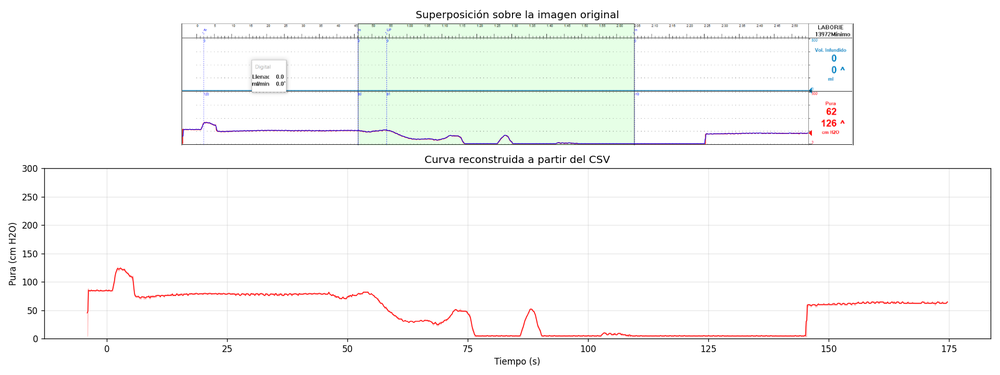
#> input picture verificacion.png, 1000 x 375 px, shrunk from 1920 x 720 before the run
$ python extraer_pura.py verificacion.png
#> lines starting #> are read from the running program, lines starting #| are printed output that depends on the picture; after the words box and inside, x2 and y2 are one past the last pixel; in counts of white or black regions, pixels touching at a corner belong together
#!/usr/bin/env python3
# -*- coding: utf-8 -*-
"""
Digitalización de la curva roja (canal «Pura», cm H2O) de un trazo urodinámico
Laborie exportado como imagen.

El procedimiento consta de tres etapas:

  1. Calibración vertical: se localizan las líneas horizontales oscuras que
     delimitan los paneles del trazo. El panel de presión queda acotado por
     y_top (valor P_TOP) e y_bot (valor P_BOT); la conversión es afín.
  2. Calibración horizontal: se localizan las marcas de la regla temporal
     superior y se ajusta por mínimos cuadrados x(n) = s*n + x0, donde n es el
     índice de marca (1 s por marca menor) y s la escala en px/s.
  3. Extracción: para cada columna de píxeles se calcula el centroide
     ponderado por «rojez» de los píxeles rojos dentro del panel, lo que
     otorga resolución subpíxel; además se registran los extremos superior e
     inferior de la columna (envolvente de los tramos verticales).

Uso:
    python3 extraer_pura.py imagen.png -o salida.csv --plot verificacion.png

Parámetros de calibración por omisión ajustados a la captura de 1366 px de
ancho: panel inferior 0–300 cm H2O, regla temporal con marcas menores de 1 s.
"""

from __future__ import annotations

import argparse
import csv
import sys

import numpy as np
from PIL import Image

# --------------------------------------------------------------------------
# Parámetros por omisión (modificables por línea de comandos)
# --------------------------------------------------------------------------
P_TOP_DEFAULT = 300.0      # cm H2O en el borde superior del panel de presión
P_BOT_DEFAULT = 0.0        # cm H2O en el borde inferior del panel de presión
TICK_SECONDS_DEFAULT = 1.0  # segundos entre marcas menores de la regla


# --------------------------------------------------------------------------
# Utilidades de detección
# --------------------------------------------------------------------------
def cargar(ruta: str) -> np.ndarray:
    """Devuelve la imagen como arreglo entero de forma (alto, ancho, 3)."""
    return np.array(Image.open(ruta).convert("RGB")).astype(int)


def mascara_oscura(img: np.ndarray, umbral: int = 140) -> np.ndarray:
    r, g, b = img[:, :, 0], img[:, :, 1], img[:, :, 2]
    return (r < umbral) & (g < umbral) & (b < umbral)


def lineas_horizontales(img: np.ndarray, frac: float = 0.85) -> list[int]:
    """Filas que constituyen bordes de panel (línea oscura casi completa)."""
    oscuro = mascara_oscura(img)
    ancho = img.shape[1]
    filas = [int(y) for y in range(img.shape[0])
             if oscuro[y].sum() > frac * ancho]
    # se agrupan filas contiguas (los bordes pueden tener 2 px de grosor)
    grupos, actual = [], [filas[0]] if filas else []
    for y in filas[1:]:
        if y - actual[-1] <= 1:
            actual.append(y)
        else:
            grupos.append(int(round(np.mean(actual))))
            actual = [y]
    if actual:
        grupos.append(int(round(np.mean(actual))))
    return grupos


def panel_presion(img: np.ndarray) -> tuple[int, int]:
    """(y_top, y_bot) del panel que contiene la mayor cantidad de píxeles rojos."""
    bordes = lineas_horizontales(img)
    if len(bordes) < 2:
        raise RuntimeError("No se detectaron los bordes horizontales del trazo.")
    rojo = mascara_roja(img)[0]
    mejor, conteo_max = None, -1
    for y0, y1 in zip(bordes[:-1], bordes[1:]):
        if y1 - y0 < 20:
            continue
        c = rojo[y0 + 1:y1].sum()
        if c > conteo_max:
            conteo_max, mejor = c, (y0, y1)
    if mejor is None:
        raise RuntimeError("No se identificó el panel de presión.")
    return mejor


def mascara_roja(img: np.ndarray) -> tuple[np.ndarray, np.ndarray]:
    """
    Devuelve (máscara booleana, peso de rojez).

    Se considera rojo todo píxel cuyo canal R domine claramente sobre G y B.
    El peso, proporcional a R - max(G, B), permite un centroide subpíxel que
    aprovecha el antialiasing del trazo.
    """
    r, g, b = img[:, :, 0], img[:, :, 1], img[:, :, 2]
    dominancia = r - np.maximum(g, b)
    mask = (r > 120) & (dominancia > 40)
    peso = np.where(mask, dominancia, 0).astype(float)
    return mask, peso


def calibrar_tiempo(img: np.ndarray, y_regla_max: int,
                    tick_seg: float) -> tuple[float, float]:
    """
    Ajusta la escala temporal a partir de las marcas de la regla superior.

    Devuelve (px_por_segundo, x_en_t0).
    """
    oscuro = mascara_oscura(img)
    banda = oscuro[:y_regla_max]
    # la fila de la regla con mayor número de marcas separadas
    mejor_fila, mejor_grupos = None, []
    for y in range(banda.shape[0]):
        g = _grupos(np.where(banda[y])[0])
        if len(g) > len(mejor_grupos):
            mejor_fila, mejor_grupos = y, g
    if len(mejor_grupos) < 10:
        raise RuntimeError("No se detectó la regla temporal.")
    # se descartan los bordes verticales del marco
    ancho = img.shape[1]
    marcas = np.array([x for x in mejor_grupos if 3 < x < ancho - 40])
    # escala aproximada: mediana de las separaciones más pequeñas
    sep = np.diff(marcas)
    paso = float(np.median(sep[sep <= np.percentile(sep, 60)]))
    # Índices enteros acumulados: cada separación es un múltiplo entero del
    # paso. La asignación incremental evita la deriva que produciría redondear
    # (x - x0)/paso con un paso ligeramente sesgado.
    s = paso
    x_prim = float(marcas[0])
    for _ in range(5):
        n = np.concatenate([[0.0], np.cumsum(np.maximum(np.round(sep / s), 1))])
        A = np.vstack([n, np.ones(len(n))]).T
        (s_new, x_prim), *_ = np.linalg.lstsq(A, marcas, rcond=None)
        if abs(s_new - s) < 1e-6:
            s = float(s_new)
            break
        s = float(s_new)
    px_por_seg = s / tick_seg
    return float(px_por_seg), float(x_prim)


def _grupos(xs: np.ndarray) -> list[float]:
    """Centros de grupos de píxeles contiguos."""
    if len(xs) == 0:
        return []
    out, ini, prev = [], xs[0], xs[0]
    for x in xs[1:]:
        if x - prev > 1:
            out.append((ini + prev) / 2.0)
            ini = x
        prev = x
    out.append((ini + prev) / 2.0)
    return out


# --------------------------------------------------------------------------
# Extracción
# --------------------------------------------------------------------------
def extraer(img: np.ndarray, y_top: int, y_bot: int,
            p_top: float, p_bot: float,
            px_por_seg: float, x_t0: float,
            x_min: int | None = None, x_max: int | None = None):
    """
    Recorre las columnas del panel y devuelve un arreglo estructurado con
    tiempo, presión (centroide) y envolvente mínima/máxima por columna.
    """
    mask, peso = mascara_roja(img)
    interior = slice(y_top + 1, y_bot)
    ys = np.arange(img.shape[0])[interior]

    x_ini = 0 if x_min is None else x_min
    x_fin = img.shape[1] if x_max is None else x_max

    def a_presion(y):
        return p_bot + (y_bot - y) * (p_top - p_bot) / (y_bot - y_top)

    filas = []
    for x in range(x_ini, x_fin):
        col_m = mask[interior, x]
        if not col_m.any():
            continue
        col_w = peso[interior, x]
        y_c = float((ys * col_w).sum() / col_w.sum())
        y_hi = float(ys[col_m].min())   # píxel superior  -> presión máxima
        y_lo = float(ys[col_m].max())   # píxel inferior  -> presión mínima
        filas.append((
            (x - x_t0) / px_por_seg,
            a_presion(y_c),
            a_presion(y_lo),
            a_presion(y_hi),
            x, y_c,
        ))
    return np.array(filas, dtype=float)


def remuestrear(datos: np.ndarray, dt: float) -> np.ndarray:
    """Interpolación lineal de la señal a paso temporal constante dt."""
    t = datos[:, 0]
    nuevo_t = np.arange(t[0], t[-1] + 1e-9, dt)
    cols = [nuevo_t]
    for k in (1, 2, 3):
        cols.append(np.interp(nuevo_t, t, datos[:, k]))
    return np.column_stack(cols)


def guardar_csv(ruta: str, datos: np.ndarray, encabezado: list[str]) -> None:
    with open(ruta, "w", newline="", encoding="utf-8") as f:
        w = csv.writer(f)
        w.writerow(encabezado)
        for fila in datos:
            w.writerow([f"{fila[0]:.4f}", f"{fila[1]:.2f}",
                        f"{fila[2]:.2f}", f"{fila[3]:.2f}"]
                       + ([f"{v:.2f}" for v in fila[4:]] if len(fila) > 4 else []))


# --------------------------------------------------------------------------
# Programa principal
# --------------------------------------------------------------------------
def main(argv=None) -> int:
    ap = argparse.ArgumentParser(description="Digitaliza la curva roja Pura de un trazo Laborie.")
    ap.add_argument("imagen")
    ap.add_argument("-o", "--salida", default="pura.csv")
    ap.add_argument("--p-top", type=float, default=P_TOP_DEFAULT,
                    help="cm H2O en el borde superior del panel (def. 300)")
    ap.add_argument("--p-bot", type=float, default=P_BOT_DEFAULT,
                    help="cm H2O en el borde inferior del panel (def. 0)")
    ap.add_argument("--y-top", type=int, default=None, help="fila del borde superior (opcional)")
    ap.add_argument("--y-bot", type=int, default=None, help="fila del borde inferior (opcional)")
    ap.add_argument("--tick-seg", type=float, default=TICK_SECONDS_DEFAULT,
                    help="segundos entre marcas menores de la regla (def. 1)")
    ap.add_argument("--px-por-seg", type=float, default=None,
                    help="escala temporal forzada, en px/s")
    ap.add_argument("--x-t0", type=float, default=None,
                    help="columna correspondiente a t = 0 s")
    ap.add_argument("--x-max", type=int, default=None,
                    help="última columna útil (excluye el marcador triangular derecho)")
    ap.add_argument("--recortar-negativos", action="store_true",
                    help="descarta las muestras anteriores a t = 0 s")
    ap.add_argument("--dt", type=float, default=None,
                    help="si se indica, remuestrea a paso constante dt (s)")
    ap.add_argument("--plot", default=None, help="ruta del PNG de verificación")
    args = ap.parse_args(argv)

    img = cargar(args.imagen)

    # --- calibración vertical -------------------------------------------
    if args.y_top is None or args.y_bot is None:
        y_top, y_bot = panel_presion(img)
#> in mascara_oscura, `r, g, b = img[:, :, 0], img[:, :, 1], img[:, :, 2]`: r: shape (375, 1000) int64; 253 distinct labels, from 0 to 255
#> in mascara_oscura, `r, g, b = img[:, :, 0], img[:, :, 1], img[:, :, 2]`: g: shape (375, 1000) int64; 254 distinct labels, from 0 to 255
#> in mascara_oscura, `r, g, b = img[:, :, 0], img[:, :, 1], img[:, :, 2]`:
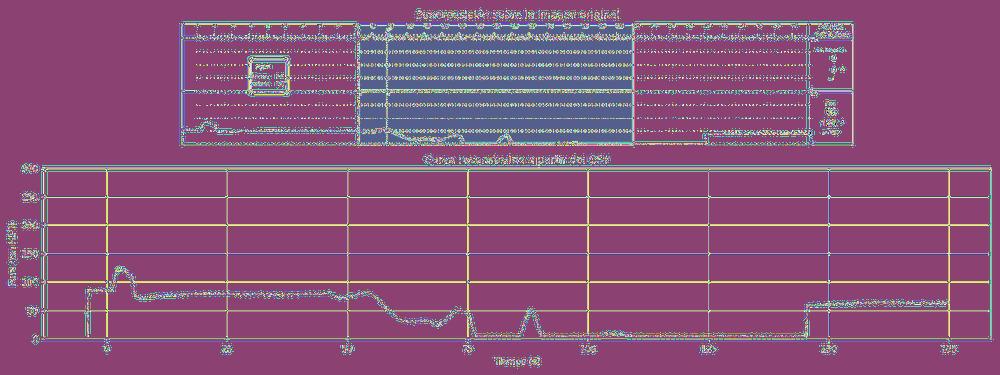
#> b: shape (375, 1000) int64; 256 distinct labels, from 0 to 255; one colour per label, 0 black
#> in mascara_oscura, `return (r < umbral) & (g < umbral) & (b < umbral)`:
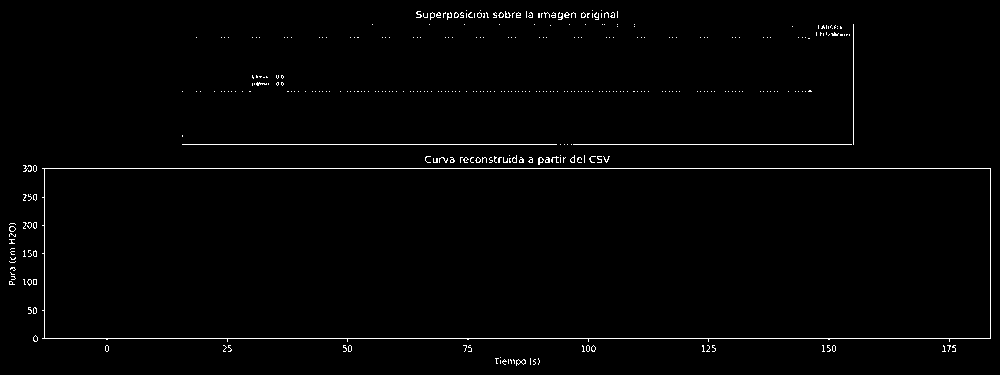
#> returned value: shape (375, 1000) bool; 1.3% white in thin lines or dots
#> in lineas_horizontales, `filas = [int(y) for y in range(img.shape[0]) if oscuro[y].sum() > frac..`: filas = [168, 338]
#> in lineas_horizontales, `grupos, actual = [], [filas[0]] if filas else []`: grupos = []; actual = [168]
#> the loop in lineas_horizontales, `for y in filas[1:]:` made 1 pass
#> (y, actual) on pass 1: (338, [338])
#> in panel_presion, `bordes = lineas_horizontales(img)`: bordes = [168, 338]
#> in mascara_roja, `dominancia = r - np.maximum(g, b)`:
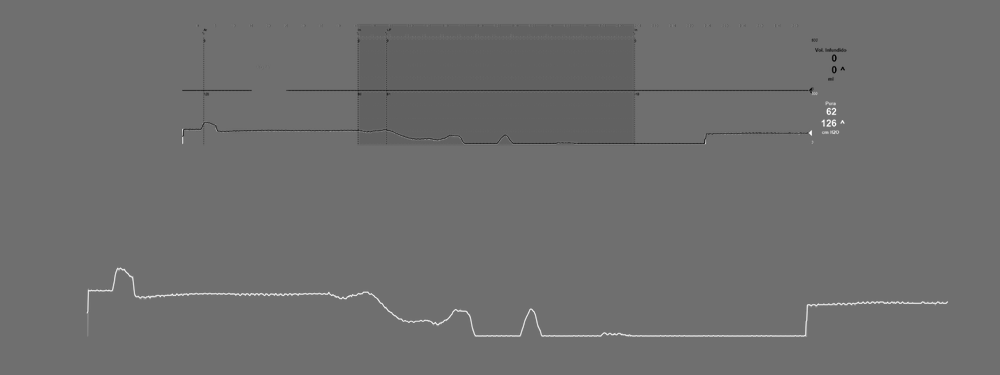
#> dominancia: shape (375, 1000) int64; min -197, max 255, mean -1.6; drawn with min black and max white
#> in mascara_roja, `mask = (r > 120) & (dominancia > 40)`:
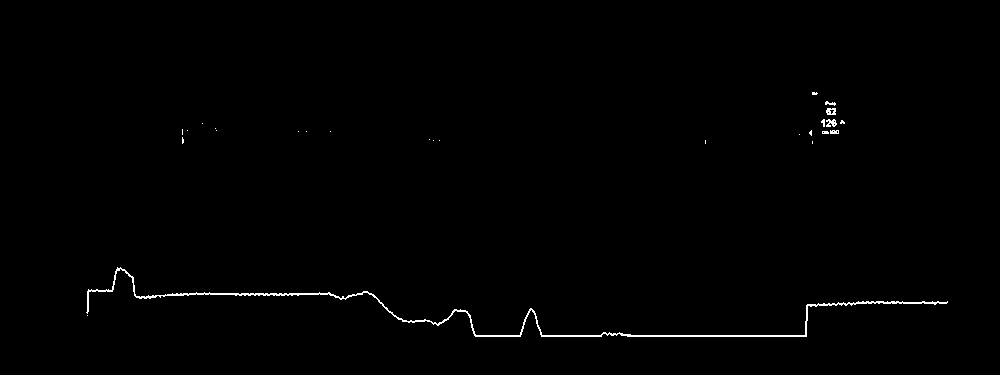
#> mask: shape (375, 1000) bool; 0.63% white in thin lines or dots, all inside (x1, y1, x2, y2) = (86, 92, 948, 337)
#> the loop in panel_presion, `for y0, y1 in zip(bordes[:-1], bordes[1:]):` made 1 pass
#> (y0, y1, c, conteo_max) on pass 1: (168, 338, 2079, 2079)
#> after the loop in panel_presion, `for y0, y1 in zip(bordes[:-1], bordes[1:]):`: conteo_max = 2079
#> y_top = 168; y_bot = 338
    else:
        y_top, y_bot = args.y_top, args.y_bot

    # --- calibración horizontal -----------------------------------------
    if args.px_por_seg is None or args.x_t0 is None:
        px_s, x_t0 = calibrar_tiempo(img, y_regla_max=y_top, tick_seg=args.tick_seg)
#> in calibrar_tiempo, `banda = oscuro[:y_regla_max]`:
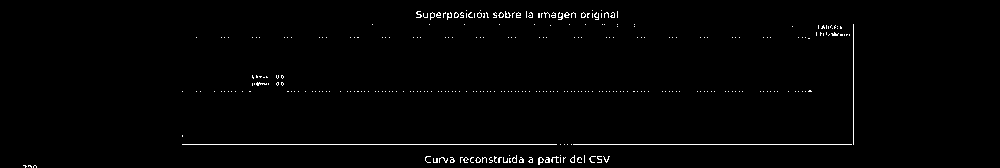
#> banda: shape (168, 1000) bool; 1.2% white in thin lines or dots, all inside (x1, y1, x2, y2) = (23, 10, 854, 168)
#> the loop in calibrar_tiempo, `for y in range(banda.shape[0]):` made 168 passes
#> mejor_grupos on pass 11: [466, 480, 592, 601]
#> after the loop in calibrar_tiempo, `for y in range(banda.shape[0]):`: mejor_fila = 91; mejor_grupos = 130 values from 182 to 853
#> in calibrar_tiempo, `sep = np.diff(marcas)`: sep = 129 values, max 43.5 at index 128, min 3 at index 4, mean 5.2
#> in calibrar_tiempo, `paso = float(np.median(sep[sep <= np.percentile(sep, 60)]))`: paso = 3.25
#> in calibrar_tiempo, `x_prim = float(marcas[0])`: x_prim = 182
#> the loop in calibrar_tiempo, `for _ in range(5):` made 4 passes
#> (s_new, x_prim) on passes 1 to 4: (3.46, 182.2), (3.5, 182.4), (3.5, 182.3), (3.5, 182.3)
#> in calibrar_tiempo, `px_por_seg = s / tick_seg`: px_por_seg = 3.5
#> px_s = 3.5; x_t0 = 182.3
    else:
        px_s, x_t0 = args.px_por_seg, args.x_t0

    x_max = args.x_max
    if x_max is None:
        # se excluye la zona de rótulos: última línea vertical del marco
        x_max = _limite_derecho(img, y_top, y_bot)
#> in _limite_derecho, `alto = y_bot - y_top - 2`: alto = 168
#> in _limite_derecho, `cols = [x for x in range(img.shape[1]) if oscuro[y_top + 1:y_bot, x].s..`: cols = [44, 990]
#> in _limite_derecho, `interiores = [x for x in cols if x > img.shape[1] * 0.6]`: interiores = [990]
#> x_max = 999

    datos = extraer(img, y_top, y_bot, args.p_top, args.p_bot,
                    px_s, x_t0, x_max=x_max)
#> in extraer, `ys = np.arange(img.shape[0])[interior]`: ys = 169 values from 169 to 337
#> in extraer, `x_fin = img.shape[1] if x_max is None else x_max`: x_fin = 999
#> after the loop in extraer, `for x in range(x_ini, x_fin):`: filas = 862 items
#> datos = 862 rows, first 6: [-27.51, 45.88, 45.88, 45.88, 86, 312], [-27.22, 59.34, 40.59, 82.94, 87, 304.4], [-26.94, 68.94, 47.65, 86.47, 88, 298.9], [-26.65, 84.11, 82.94, 84.71, 89, 290.3], [-26.37, 84.14, 82.94, 84.71, 90, 290.3], [-26.08, 85.13, 84.71, 86.47, 91, 289.8]

    if args.recortar_negativos:
        datos = datos[datos[:, 0] >= 0.0]

    print(f"Panel de presión : filas {y_top}–{y_bot}  "
          f"({args.p_bot:g}–{args.p_top:g} cm H2O, "
          f"{(args.p_top - args.p_bot) / (y_bot - y_top):.4f} cm H2O/px)")
#| Panel de presión : filas 168–338  (0–300 cm H2O, 1.7647 cm H2O/px)
    print(f"Escala temporal  : {px_s:.4f} px/s  (t = 0 en x = {x_t0:.2f})")
#| Escala temporal  : 3.5003 px/s  (t = 0 en x = 182.29)
    print(f"Columnas útiles  : {int(datos[0,4])}–{int(datos[-1,4])}  "
          f"→ t ∈ [{datos[0,0]:.2f}, {datos[-1,0]:.2f}] s")
#| Columnas útiles  : 86–947  → t ∈ [-27.51, 218.47] s
    print(f"Presión          : mín {datos[:,2].min():.1f}, "
          f"máx {datos[:,3].max():.1f}, final {datos[-1,1]:.1f} cm H2O")
#| Presión          : mín 3.5, máx 125.3, final 64.3 cm H2O

    cursores, banda = marcas_verticales(img, y_top, y_bot, px_s, x_t0, x_max)
#> in marcas_verticales, `azul = (b > 150) & (b - np.maximum(r, g) > 40)`:
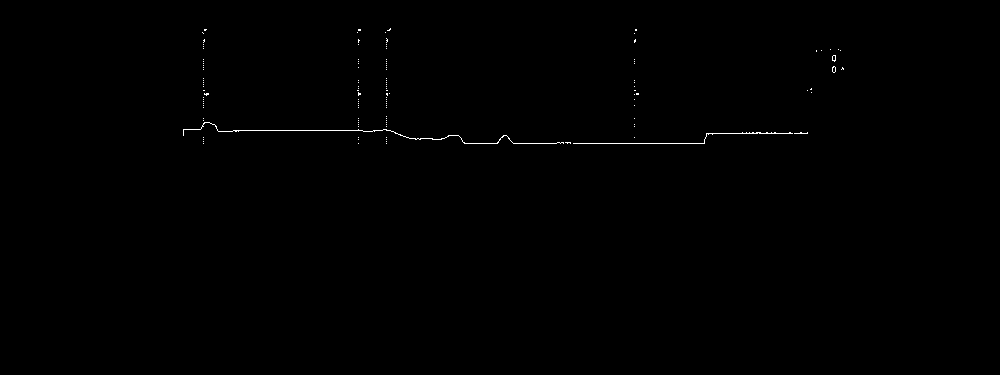
#> azul: shape (375, 1000) bool; 0.24% white in thin lines or dots, all inside (x1, y1, x2, y2) = (183, 28, 844, 144)
#> in marcas_verticales, `conteo = azul[y_top + 3:y_bot - 1, :x_max].sum(0)`: conteo = 999 values from 0 to 0
#> in marcas_verticales, `cursores = [(x - x_t0) / px_s for x in _grupos(np.where(conteo > 0.12 ..`: cursores = []
#> in marcas_verticales, `verde = (r == 230) & (g == 255) & (b == 230)`:
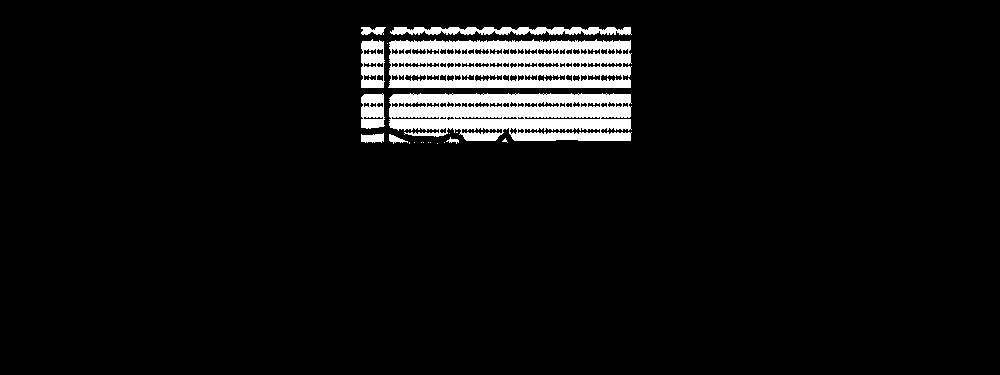
#> verde: shape (375, 1000) bool; 5.8% white; 21 white regions (12 under 20 px), largest, box (x1, y1, x2, y2) and area: (388, 39, 632, 88) 9095, (389, 93, 632, 141) 9045, (390, 27, 632, 35) 1447
#> in marcas_verticales, `cols = np.where(verde[(y_top + y_bot) // 2, :x_max])[0]`: cols = empty array
#> cursores = []
    if cursores:
        print("Cursores (s)     : " + ", ".join(f"{t:.2f}" for t in cursores))
    if banda:
        print(f"Banda sombreada  : {banda[0]:.2f} – {banda[1]:.2f} s")

    if args.dt:
        salida = remuestrear(datos, args.dt)
        encabezado = ["t_s", "pura_cmH2O", "pura_min_cmH2O", "pura_max_cmH2O"]
    else:
        salida = datos
#> salida has the same summary as datos
        encabezado = ["t_s", "pura_cmH2O", "pura_min_cmH2O", "pura_max_cmH2O",
                      "x_px", "y_px"]
    guardar_csv(args.salida, salida, encabezado)
#> the loop in guardar_csv, `for fila in datos:` made 862 passes
    print(f"CSV escrito      : {args.salida}  ({len(salida)} filas)")
#| CSV escrito      : pura.csv  (862 filas)

    if args.plot:
        _verificar(args.plot, img, datos, y_top, y_bot,
                   args.p_top, args.p_bot, px_s, x_t0)
        print(f"Verificación     : {args.plot}")
    return 0


def marcas_verticales(img: np.ndarray, y_top: int, y_bot: int,
                      px_s: float, x_t0: float, x_max: int):
    """
    Devuelve (cursores, banda): instantes de las líneas verticales punteadas
    azules y extremos temporales de la región sombreada en verde, en segundos.
    """
    r, g, b = img[:, :, 0], img[:, :, 1], img[:, :, 2]
    azul = (b > 150) & (b - np.maximum(r, g) > 40)
    conteo = azul[y_top + 3:y_bot - 1, :x_max].sum(0)
    cursores = [(x - x_t0) / px_s
                for x in _grupos(np.where(conteo > 0.12 * (y_bot - y_top))[0])]
    verde = (r == 230) & (g == 255) & (b == 230)
    cols = np.where(verde[(y_top + y_bot) // 2, :x_max])[0]
    banda = ((cols.min() - x_t0) / px_s, (cols.max() - x_t0) / px_s) if len(cols) else None
    return cursores, banda


def _limite_derecho(img: np.ndarray, y_top: int, y_bot: int) -> int:
    """Columna de la línea vertical que separa el trazo de la zona de rótulos."""
    oscuro = mascara_oscura(img)
    alto = y_bot - y_top - 2
    cols = [x for x in range(img.shape[1])
            if oscuro[y_top + 1:y_bot, x].sum() > 0.9 * alto]
    interiores = [x for x in cols if x > img.shape[1] * 0.6]
    if len(interiores) >= 2:
        return interiores[-2]          # se descarta el marco exterior
    return img.shape[1] - 1


def _verificar(ruta, img, datos, y_top, y_bot, p_top, p_bot, px_s, x_t0):
    """Superpone la curva reconstruida sobre la imagen original."""
    import matplotlib
    matplotlib.use("Agg")
    import matplotlib.pyplot as plt

    fig, ax = plt.subplots(2, 1, figsize=(16, 6),
                           gridspec_kw={"height_ratios": [1, 1.4]})
    ax[0].imshow(img.astype(np.uint8))
    ax[0].plot(datos[:, 4], datos[:, 5], "b-", lw=0.7)
    ax[0].set_title("Superposición sobre la imagen original")
    ax[0].axis("off")

    ax[1].fill_between(datos[:, 0], datos[:, 2], datos[:, 3],
                       color="red", alpha=0.25, lw=0)
    ax[1].plot(datos[:, 0], datos[:, 1], "r-", lw=0.9)
    ax[1].set_xlabel("Tiempo (s)")
    ax[1].set_ylabel("Pura (cm H2O)")
    ax[1].set_ylim(p_bot, p_top)
    ax[1].grid(alpha=0.3)
    ax[1].set_title("Curva reconstruida a partir del CSV")
    fig.tight_layout()
    fig.savefig(ruta, dpi=120)
    plt.close(fig)


if __name__ == "__main__":
    sys.exit(main())
#> (the program exits here)
